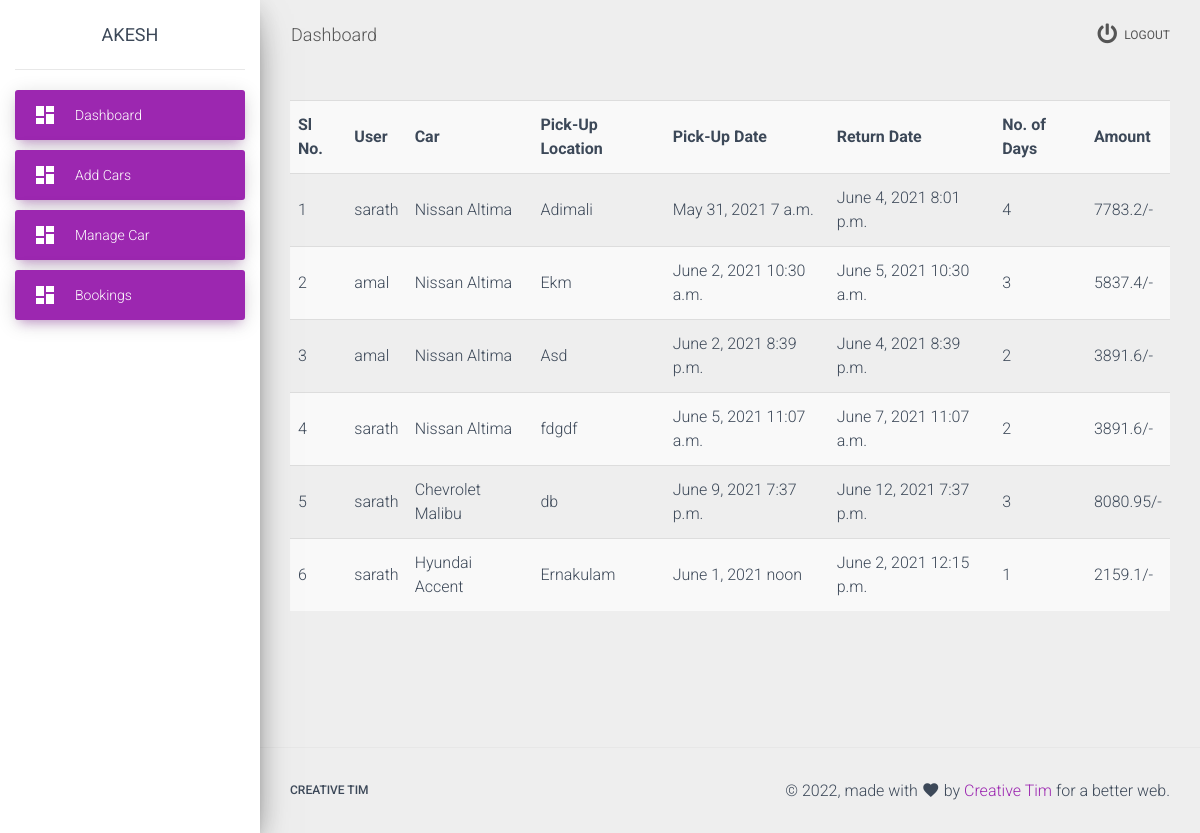
Page /vendor/bookings/ (signed in) on the committed database.
### adminapp/models.py (models this page shows, shortened)
class User(AbstractUser):
    address = models.TextField(
        max_length=100,
        null=True,
        verbose_name='Address'
    )
    phone = models.BigIntegerField(
        null=True,
        verbose_name='Phone Number'
    )
    company_name = models.CharField(
        max_length=30,
        null=True,
        default='None',
        verbose_name='Company Name'
    )
    user_type = models.CharField(
        max_length=30,
        default='admin'
    )

class Order(models.Model):
    date = models.DateTimeField(
        auto_now_add=True,
        verbose_name='Booking Date'
    )
    pick_up_location = models.CharField(
        max_length=50,
        verbose_name='Pick Up Location'
    )
    pick_date = models.DateField(
        verbose_name='Pick Up Date'
    )
    pick_time = models.TimeField(
        verbose_name='Pick Up Time'
    )
    return_date = models.DateField(
        verbose_name='Return Date'
    )
    return_time = models.TimeField(
        verbose_name='Return Time'
    )
    no_of_days = models.IntegerField(
        default=0
    )
    total = models.FloatField(
        default=0
    )
    status = models.IntegerField(
        default=0
    )
    car = models.ForeignKey(
        to=Car,
        on_delete=models.CASCADE
    )
    user = models.ForeignKey(
        to=User,
        on_delete=models.CASCADE
    )

class Car(models.Model):
    name = models.CharField(
        max_length=50,
        verbose_name='Car Name'
    )
    description = models.TextField(
        max_length=300,
        verbose_name='Description',
        null=True
    )
    image = models.FileField(
        upload_to='Cars',
        max_length=300
    )
    passanger = models.IntegerField(
        verbose_name='Adult Passanger'
    )
    large_luggage = models.IntegerField(
        verbose_name='Large Luggage'
    )
    small_luggage = models.IntegerField(
        verbose_name='Small Luggage'
    )
    doors = models.IntegerField(
        verbose_name='No of Doors'
    )
    air_condition = models.BooleanField(
        default=False,
        verbose_name='A/C Status'
    )
    rent_amount = models.FloatField(
        verbose_name='Rent Amount'
    )
    category = models.ForeignKey(
        to=Category,
        on_delete=models.CASCADE
    )
    status = models.BooleanField(
        default=True
    )
    vendor = models.ForeignKey(
        to=User,
        on_delete=models.CASCADE
    )
    offer = models.ForeignKey(
        null=True,
        to=Offer,
        on_delete=models.CASCADE
    )
    mode = models.CharField(
        max_length=20,
        default='rent'
    )
    kilometer = models.CharField(
        default='',
        max_length=50,
        verbose_name='Kilometer Details'
    )

### vendorapp/views.py (the view)
# urls.py: path('bookings/',bookings,name='bookings'),
def bookings(request):
    context = {}
    context['data'] = Order.objects.filter(car__vendor=request.user.id)
    return render(request, 'vendor/booking.html',context)

### templates/vendor/booking.html (shortened to what this page needs)
{% extends 'vendor/shared/base.html' %}
{% block content %}
<div class="row">
    <div class="col-sm-12">
        <table class="table table-striped">
            <tr>
                <th>Sl No.</th>
                <th>User</th>
                <th>Car</th>
                <th>Pick-Up Location</th>
                <th>Pick-Up Date</th>
                <th>Return Date</th>
                <th>No. of Days</th>
                <th>Amount</th>
            </tr>
            {% for i in data %}
                <tr>
                    <td>{{ forloop.counter }}</td>
                    <td>{{ i.user }}</td>
                    <td>{{ i.car.name }}</td>
                    <td>{{ i.pick_up_location }}</td>
                    <td>{{ i.pick_date }} {{ i.pick_time }}</td>
                    <td>{{ i.return_date }} {{ i.return_time }}</td>
                    <td>{{ i.no_of_days }}</td>
                    <td>{{ i.total }}/-</td>
                </tr>
            {% endfor %}
        </table>
    </div>
</div>
{% endblock content %}

### templates/vendor/shared/navbar.html (shortened to what this page needs)
<div class="sidebar" data-color="purple" data-background-color="white">
    <div class="logo">
      <a href="#" class="simple-text logo-mini text-uppercase">
        {{ user }}
      </a>
    </div>
    <div class="sidebar-wrapper">
      <ul class="nav">
        <li class="nav-item active  ">
          <a class="nav-link" href="{% url 'vendor_home' %}">
            <i class="material-icons">dashboard</i>
            <p>Dashboard</p>
          </a>
        </li>
        <li class="nav-item active  ">
          <a class="nav-link" href="{% url 'vendor_add_car' %}">
            <i class="material-icons">dashboard</i>
            <p>Add Cars</p>
          </a>
        </li>
        <li class="nav-item active  ">
          <a class="nav-link" href="{% url 'vendor_manage' %}">
            <i class="material-icons">dashboard</i>
            <p>Manage Car</p>
          </a>
        </li>
        <li class="nav-item active  ">
          <a class="nav-link" href="{% url 'bookings' %}">
            <i class="material-icons">dashboard</i>
            <p>Bookings</p>
          </a>
        </li>
      </ul>
    </div>
  </div>
  <div class="main-panel">
    <nav class="navbar navbar-expand-lg navbar-transparent navbar-absolute fixed-top ">
      <div class="container-fluid">
        <div class="navbar-wrapper">
          <a class="navbar-brand" href="javascript:;">Dashboard</a>
        </div>
        <div class="collapse navbar-collapse justify-content-end">
          <ul class="navbar-nav">
            <li class="nav-item">
              <a class="nav-link" href="{% url 'logout' %}">
                <i class="fa fa-power-off" aria-hidden="true"></i> Logout
              </a>
            </li>
          </ul>
        </div>
      </div>
    </nav>

### rows in the picture
User: username "AKESH"
Order: user "sarath", car.name "Nissan Altima", pick_up_location "Adimali", pick_date "May 31, 2021", pick_time "7 a.m.", return_date "June 4, 2021", return_time "8:01 p.m.", no_of_days "4", total "7783.2"
Order: user "amal", car.name "Nissan Altima", pick_up_location "Ekm", pick_date "June 2, 2021", pick_time "10:30 a.m.", return_date "June 5, 2021", return_time "10:30 a.m.", no_of_days "3", total "5837.4"
Order: user "amal", car.name "Nissan Altima", pick_up_location "Asd", pick_date "June 2, 2021", pick_time "8:39 p.m.", return_date "June 4, 2021", return_time "8:39 p.m.", no_of_days "2", total "3891.6"
Order: user "sarath", car.name "Nissan Altima", pick_up_location "fdgdf", pick_date "June 5, 2021", pick_time "11:07 a.m.", return_date "June 7, 2021", return_time "11:07 a.m.", no_of_days "2", total "3891.6"
Order: user "sarath", car.name "Chevrolet Malibu", pick_up_location "db", pick_date "June 9, 2021", pick_time "7:37 p.m.", return_date "June 12, 2021", return_time "7:37 p.m.", no_of_days "3", total "8080.95"
Order: user "sarath", car.name "Hyundai Accent", pick_up_location "Ernakulam", pick_date "June 1, 2021", pick_time "noon", return_date "June 2, 2021", return_time "12:15 p.m.", no_of_days "1", total "2159.1"
